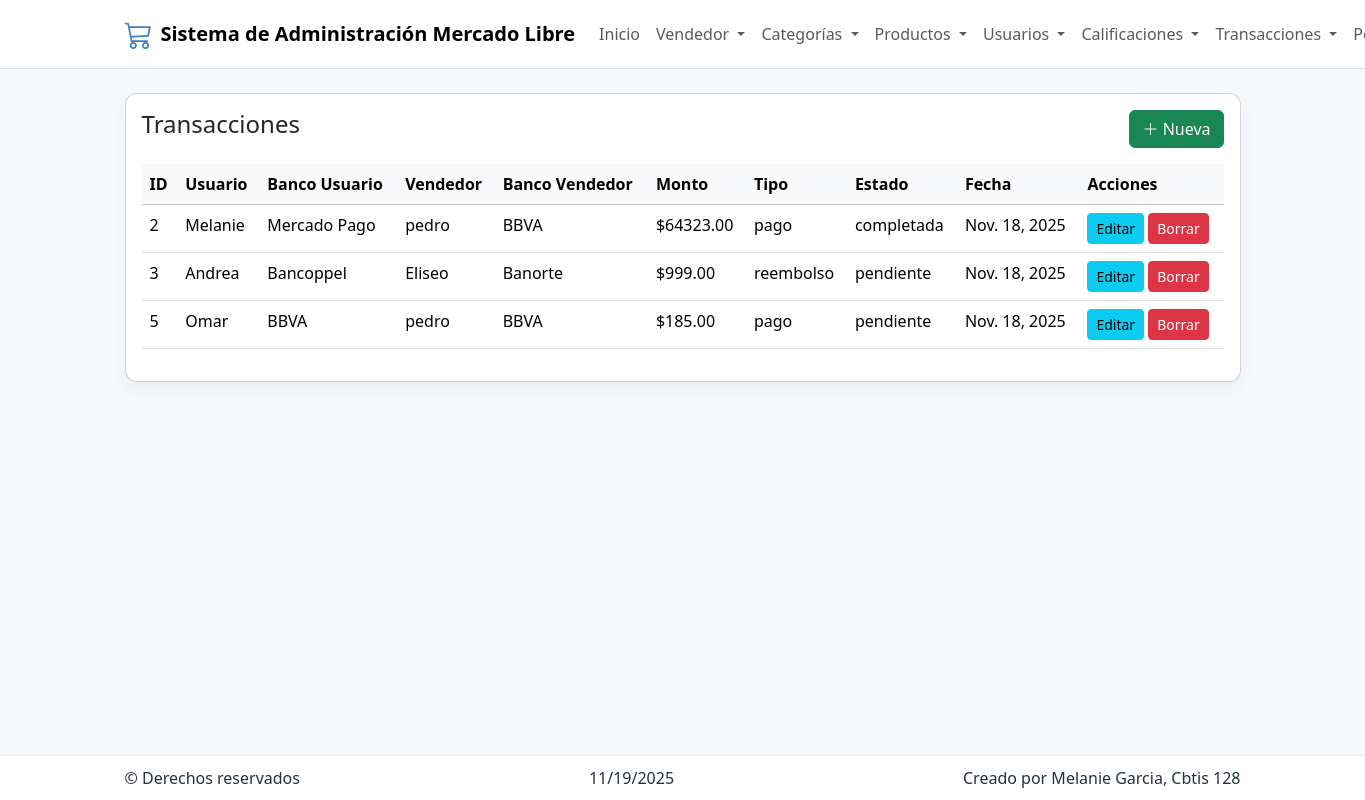
/transacciones/, run on the app's committed database.
### app_MercadoLibre/models.py (models this page shows, shortened)
class Transaccion(models.Model):
    TIPO_CHOICES = [
        ('pago', 'Pago'),
        ('reembolso', 'Reembolso'),
    ]
    ESTADO_CHOICES = [
        ('pendiente', 'Pendiente'),
        ('completada', 'Completada'),
    ]
    id_transaccion = models.AutoField(primary_key=True, unique=True)
    usuario = models.ForeignKey(Usuario, on_delete=models.CASCADE)
    banco_usuario = models.CharField(max_length=200)
    vendedor = models.ForeignKey(Vendedor, on_delete=models.CASCADE)
    banco_vendedor = models.CharField(max_length=200)
    monto_total = models.DecimalField(max_digits=10, decimal_places=2)
    tipo = models.CharField(max_length=20, choices=TIPO_CHOICES)
    estado = models.CharField(max_length=20, choices=ESTADO_CHOICES)
    fecha = models.DateField(auto_now_add=True)

class Usuario(models.Model):
    id_usuario = models.AutoField(primary_key=True, unique=True)
    nombre = models.CharField(max_length=200)
    apellido = models.CharField(max_length=200)
    email = models.CharField(max_length=300)
    password = models.CharField(max_length=100)
    fecha_registro = models.DateField(auto_now_add=True)
    direccion = models.CharField(max_length=400)
    ciudad = models.CharField(max_length=100)
    pais = models.CharField(max_length=100)
    telefono = models.CharField(max_length=100)

class Vendedor(models.Model):
    id_vendedor = models.AutoField(primary_key=True, unique=True)
    nombre = models.CharField(max_length=200)
    apellido = models.CharField(max_length=200)
    email = models.EmailField(max_length=300, unique=True)
    telefono = models.CharField(max_length=15)
    direccion = models.CharField(max_length=300)
    ciudad = models.CharField(max_length=100)
    fecha_registro = models.DateField(auto_now_add=True)

### app_MercadoLibre/views.py (the view)
# urls.py: path('transacciones/', views.ver_transaccion, name='ver_transaccion'),
def ver_transaccion(request):
    transacciones = Transaccion.objects.all()
    return render(request, 'transaccion/ver_transaccion.html', {'transacciones': transacciones})

### app_MercadoLibre/templates/transaccion/ver_transaccion.html
{% extends "base.html" %}
{% block content %}
<div class="card card-soft p-3">
  <div class="d-flex justify-content-between mb-3">
    <h4>Transacciones</h4>
    <a class="btn btn-success" href="{% url 'agregar_transaccion' %}"><i class="bi bi-plus-lg"></i> Nueva</a>
  </div>
  <div class="table-responsive">
    <table class="table table-hover">
      <thead class="table-light">
        <tr>
          <th>ID</th>
          <th>Usuario</th>
          <th>Banco Usuario</th>
          <th>Vendedor</th>
          <th>Banco Vendedor</th>
          <th>Monto</th>
          <th>Tipo</th>
          <th>Estado</th>
          <th>Fecha</th>
          <th>Acciones</th>
        </tr>
      </thead>
      <tbody>
        {% for t in transacciones %}
        <tr>
          <td>{{ t.id_transaccion }}</td>
          <td>{{ t.usuario.nombre }}</td>
          <td>{{ t.banco_usuario }}</td>
          <td>{{ t.vendedor.nombre }}</td>
          <td>{{ t.banco_vendedor }}</td>
          <td>${{ t.monto_total }}</td>
          <td>{{ t.tipo }}</td>
          <td>{{ t.estado }}</td>
          <td>{{ t.fecha }}</td>
          <td>
            <a class="btn btn-sm btn-info" href="{% url 'actualizar_transaccion' t.id_transaccion %}">Editar</a>
            <a class="btn btn-sm btn-danger" href="{% url 'borrar_transaccion' t.id_transaccion %}">Borrar</a>
          </td>
        </tr>
        {% empty %}
        <tr><td colspan="10" class="text-center">No hay transacciones aún.</td></tr>
        {% endfor %}
      </tbody>
    </table>
  </div>
</div>
{% endblock %}

### app_MercadoLibre/templates/base.html (style rules this page uses)
:root { --primary-soft: #f6f9fc; --accent: #5b9bd5; --accent-2: #7dd3c7; --muted:#6c7a89; --card-bg: #ffffff; }
body { background: var(--primary-soft); color:#24313a; padding-bottom:80px; }
.card-soft { border-radius:12px; box-shadow: 0 8px 18px rgba(24,39,60,0.05); }

### data on the page
Transaccion: id_transaccion "2", usuario.nombre "Melanie", banco_usuario "Mercado Pago", vendedor.nombre "pedro", banco_vendedor "BBVA", monto_total "64323.00", tipo "pago", estado "completada", fecha "Nov. 18, 2025"
Transaccion: id_transaccion "3", usuario.nombre "Andrea", banco_usuario "Bancoppel", vendedor.nombre "Eliseo", banco_vendedor "Banorte", monto_total "999.00", tipo "reembolso", estado "pendiente", fecha "Nov. 18, 2025"
Transaccion: id_transaccion "5", usuario.nombre "Omar", banco_usuario "BBVA", vendedor.nombre "pedro", banco_vendedor "BBVA", monto_total "185.00", tipo "pago", estado "pendiente", fecha "Nov. 18, 2025"
